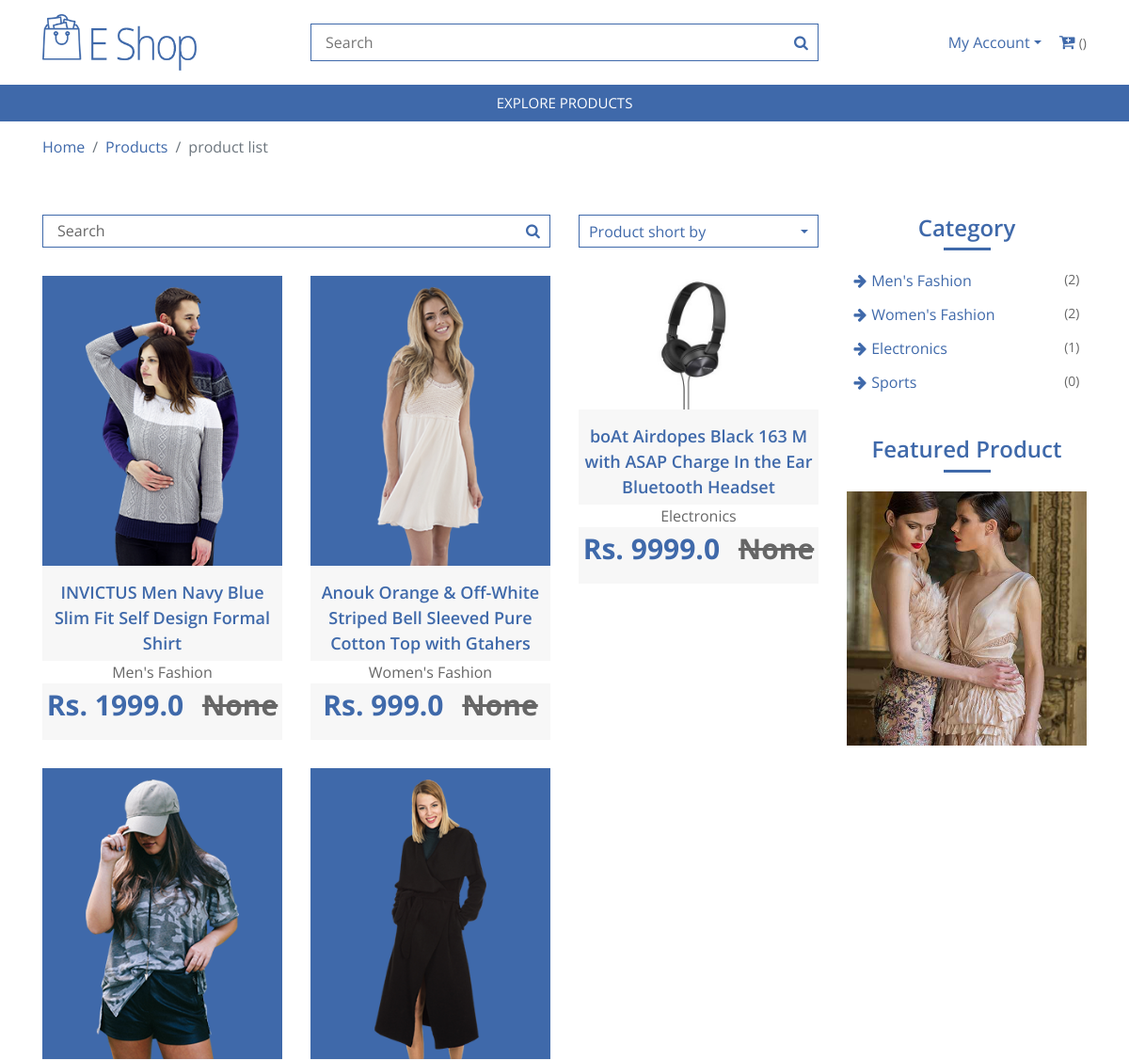
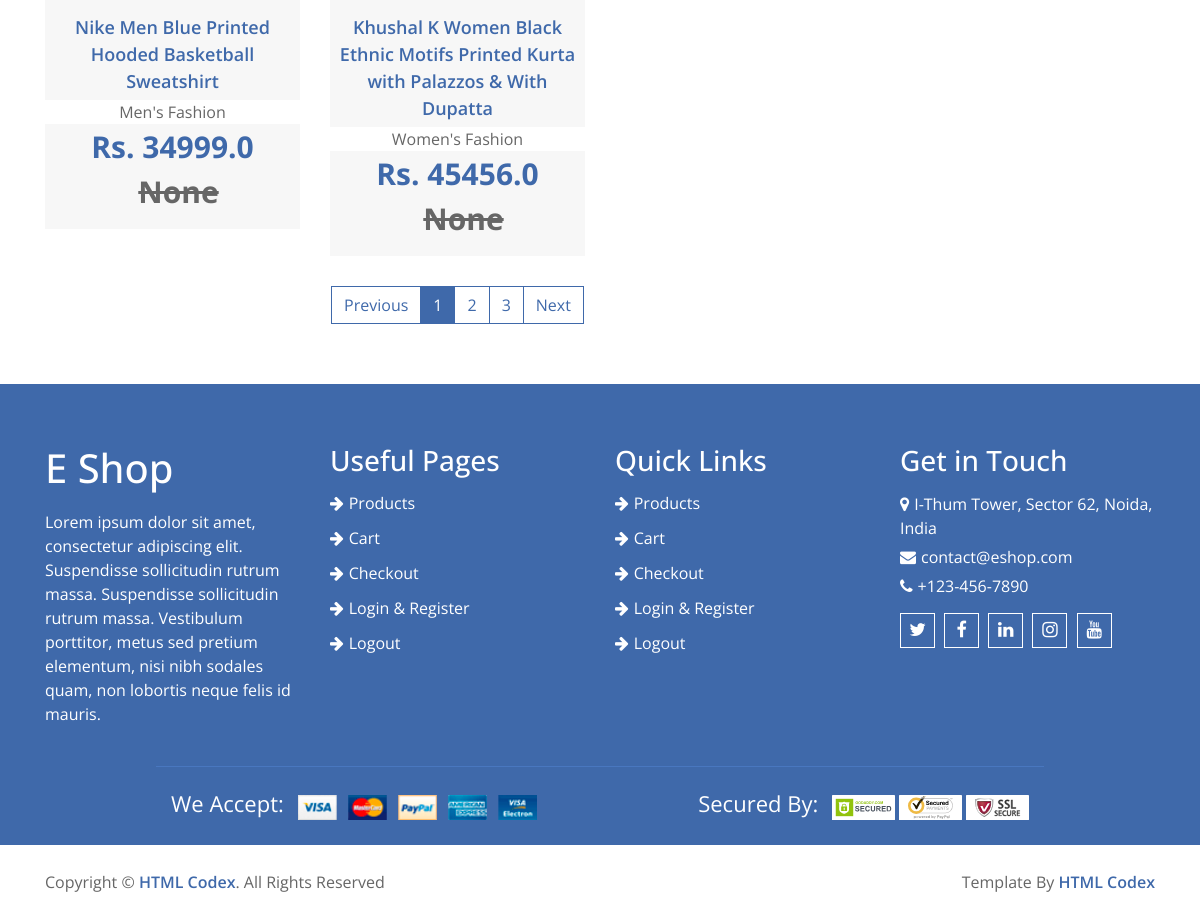
Page /products on the committed database (2 pictures, top to bottom).
### store/models.py (models this page shows, shortened)
class Product(models.Model):
    name = models.CharField(max_length=200)
    category = models.ForeignKey(Category, on_delete=models.SET_NULL, null=True)
    price = models.FloatField()
    image = models.ImageField(null=True, blank=True)

class Category(models.Model):
    cat_name = models.CharField(max_length=25)
    discount = models.IntegerField(null=True, blank=True)
    def __str__(self) -> str:
        return self.cat_name
    @property
    def productnum(self):
        products = self.product_set.all()
        num = products.count()
        return num

### store/views.py (the view)
# urls.py: path('products', views.products, name='products'),
def products(request):
    prods = Product.objects.all()
    cats = Category.objects.all()
    if request.user.is_authenticated:
        customer = request.user.customer
        cart = Order.objects.get(customer=customer, complete=False)
        items = cart.orderitem_set.all()
    else:
        items = []
        cart = {'get_cart_total': 0, 'ge_cart_items': 0}
    context = {'products': prods, 'order': cart, 'items': items, 'categories': cats}
    return render(request, 'products.html', context)

### templates/products.html (shortened to what this page needs)
{% extends 'base.html' %}
{% load static %}
{% block content %}
<div class="breadcrumb-wrap">
    <div class="container">
        <ul class="breadcrumb">
            <li class="breadcrumb-item"><a href="#">Home</a></li>
            <li class="breadcrumb-item"><a href="#">Products</a></li>
            <li class="breadcrumb-item active">product list</li>
        </ul>
    </div>
</div>
<div class="product-view">
    <div class="container">
        <div class="row">
            <div class="col-md-9">
                <div class="row">
                    <div class="col-lg-12">
                        <div class="row">
                            <div class="col-md-8">
                                <div class="product-search">
                                    <input type="email" value="Search">
                                    <button><i class="fa fa-search"></i></button>
                                </div>
                            </div>
                            <div class="col-md-4">
                                <div class="product-short">
                                    <div class="dropdown">
                                        <a href="#" class="dropdown-toggle" data-toggle="dropdown">Product short by</a>
                                    </div>
                                </div>
                            </div>
                        </div>
                    </div>
                    {% for product in products %}
                    <div class="col-lg-4">
                        <div class="product-item">
                            <div class="product-image">
                                <a href="product-detail.html">
                                    <img src="{{ product.image.url }}" alt="Product Image">
                                </a>
                            </div>
                            <div class="product-content">
                                <div class="title"><a href="#">{{ product.name }}</a></div>
                                <div class="ratting">
                                    <div class="category">{{ product.category }}</div>
                                </div>
                                <div class="price">Rs. {{ product.price }} <span>{{ product.category.discount }}</span></div>
                            </div>
                        </div>
                    </div>
                    {% endfor %}
                </div>
                <div class="col-lg-12">
                    <nav aria-label="Page navigation example">
                        <ul class="pagination justify-content-center">
                            <li class="page-item disabled">
                                <a class="page-link" href="#" tabindex="-1">Previous</a>
                            </li>
                            <li class="page-item active"><a class="page-link" href="#">1</a></li>
                            <li class="page-item"><a class="page-link" href="#">2</a></li>
                            <li class="page-item"><a class="page-link" href="#">3</a></li>
                            <li class="page-item">
                                <a class="page-link" href="#">Next</a>
                            </li>
                        </ul>
                    </nav>
                </div>
            </div>
            <div class="col-md-3">
                <div class="sidebar-widget category">
                    <h2 class="title">Category</h2>
                    <ul>
                        {% for category in categories %}
                        <li><a href="/category/{{ category.cat_name }}">{{ category.cat_name }}</a><span>({{ category.productnum }})</span></li>
                        {% endfor %}
                    </ul>
                </div>
                <div class="sidebar-widget image">
                    <h2 class="title">Featured Product</h2>
                    <a href="#">
                        <img src="{% static 'images/category-1.jpg' %}" alt="Image">
                    </a>
                </div>
            </div>
        </div>
    </div>
</div>
{% endblock %}

### templates/base.html (shortened to what this page needs)
{% load static %}
<!DOCTYPE html>
<html lang="en">
<head>
    <link href="https://stackpath.bootstrapcdn.com/bootstrap/4.4.1/css/bootstrap.min.css" rel="stylesheet">
    <link href="https://stackpath.bootstrapcdn.com/font-awesome/4.7.0/css/font-awesome.min.css" rel="stylesheet">
    <link href="{% static 'lib/slick/slick.css' %}" rel="stylesheet">
    <link href="{% static 'lib/slick/slick-theme.css' %}" rel="stylesheet">
    <link href="{% static 'css/style.css' %}" rel="stylesheet">
</head>
<body>
    <div class="top-header">
        <div class="container">
            <div class="row align-items-center">
                <div class="col-md-3">
                    <div class="logo">
                        <a href="/">
                            <img src="{% static 'images/logo.png' %}" alt="Logo">
                        </a>
                    </div>
                </div>
                <div class="col-md-6">
                    <form action="results" method="post">
                        <div class="search">
                            <input type="text" placeholder="Search" name="search">
                            <button><i class="fa fa-search"></i></button>
                        </div>
                    </form>
                </div>
                <div class="col-md-3">
                    <div class="user">
                        <div class="dropdown">
                            <a href="#" class="dropdown-toggle" data-toggle="dropdown">My Account</a>
                        </div>
                        <div class="cart">
                            <a href="cart"><i class="fa fa-cart-plus"></i></a>
                            <span>({{ order.get_cart_items }})</span>
                        </div>
                    </div>
                </div>
            </div>
        </div>
    </div>
    <div class="header">
        <div class="container">
            <nav class="navbar navbar-expand-md bg-dark navbar-dark">
                <div class="collapse navbar-collapse justify-content-between" id="navbarCollapse">
                    <div class="navbar-nav m-auto">
                        <a href="products" class="nav-item nav-link active">Explore products</a>
                    </div>
                </div>
            </nav>
        </div>
    </div>
    {% block content %}
    {% endblock %}
    <div class="footer">
        <div class="container-fluid">
            <div class="row">
                <div class="col-lg-3 col-md-6">
                    <div class="footer-widget">
                        <h1>E Shop</h1>
                        <p>
                            Lorem ipsum dolor sit amet, consectetur adipiscing elit. Suspendisse sollicitudin rutrum
                            massa. Suspendisse sollicitudin rutrum massa. Vestibulum porttitor, metus sed pretium
                            elementum, nisi nibh sodales quam, non lobortis neque felis id mauris.
                        </p>
                    </div>
                </div>
                <div class="col-lg-3 col-md-6">
                    <div class="footer-widget">
                        <h3 class="title">Useful Pages</h3>
                        <ul>
                            <li><a href="products">Products</a></li>
                            <li><a href="cart">Cart</a></li>
                            <li><a href="checkout">Checkout</a></li>
                            <li><a href="login">Login & Register</a></li>
                            <li><a href="my-account">Logout</a></li>
                        </ul>
                    </div>
                </div>
                <div class="col-lg-3 col-md-6">
                    <div class="footer-widget">
                        <h3 class="title">Quick Links</h3>
                        <ul>
                            <li><a href="products">Products</a></li>
                            <li><a href="cart">Cart</a></li>
                            <li><a href="checkout">Checkout</a></li>
                            <li><a href="login">Login & Register</a></li>
                            <li><a href="my-account">Logout</a></li>
                        </ul>
                    </div>
                </div>
                <div class="col-lg-3 col-md-6">
                    <div class="footer-widget">
                        <h3 class="title">Get in Touch</h3>
                        <div class="contact-info">
                            <p><i class="fa fa-map-marker"></i>I-Thum Tower, Sector 62, Noida, India</p>
                            <p><i class="fa fa-envelope"></i>contact@eshop.com</p>
                            <p><i class="fa fa-phone"></i>+123-456-7890</p>
                            <div class="social">
                                <a href=""><i class="fa fa-twitter"></i></a>
                                <a href=""><i class="fa fa-facebook"></i></a>
                                <a href=""><i class="fa fa-linkedin"></i></a>
                                <a href=""><i class="fa fa-instagram"></i></a>
                                <a href=""><i class="fa fa-youtube"></i></a>
                            </div>
                        </div>
                    </div>
                </div>
            </div>
            <div class="row payment">
                <div class="col-md-6">
                    <div class="payment-method">
                        <p>We Accept:</p>
                        <img src="{% static 'images/payment-method.png' %}" alt="Payment Method" />
                    </div>
                </div>
                <div class="col-md-6">
                    <div class="payment-security">
                        <p>Secured By:</p>
                        <img src="{% static 'images/godaddy.svg' %}" alt="Payment Security" />
                        <img src="{% static 'images/norton.svg' %}" alt="Payment Security" />
                        <img src="{% static 'images/ssl.svg' %}" alt="Payment Security" />
                    </div>
                </div>
            </div>
        </div>
    </div>
    <div class="footer-bottom">
        <div class="container">
            <div class="row">
                <div class="col-md-6 copyright">
                    <p>Copyright &copy; <a href="https://htmlcodex.com">HTML Codex</a>. All Rights Reserved</p>
                </div>
                <div class="col-md-6 template-by">
                    <p>Template By <a href="https://htmlcodex.com">HTML Codex</a></p>
                </div>
            </div>
        </div>
    </div>
</body>
</html>

### rows in the picture
Product: image (picture), name "INVICTUS Men Navy Blue Slim Fit Self Design Formal Shirt", category "Men's Fashion", price "1999.0", category.discount "None"
Product: image (picture), name "Anouk Orange & Off-White Striped Bell Sleeved Pure Cotton Top with Gtahers", category "Women's Fashion", price "999.0", category.discount "None"
Product: image (picture), name "boAt Airdopes Black 163 M with ASAP Charge In the Ear Bluetooth Headset", category "Electronics", price "9999.0", category.discount "None"
Product: image (picture), name "Nike Men Blue Printed Hooded Basketball Sweatshirt", category "Men's Fashion", price "34999.0", category.discount "None"
Product: image (picture), name "Khushal K Women Black Ethnic Motifs Printed Kurta with Palazzos & With Dupatta", category "Women's Fashion", price "45456.0", category.discount "None"
Category: cat_name "Men's Fashion", productnum "2"
Category: cat_name "Women's Fashion", productnum "2"
Category: cat_name "Electronics", productnum "1"
Category: cat_name "Sports", productnum "0"
